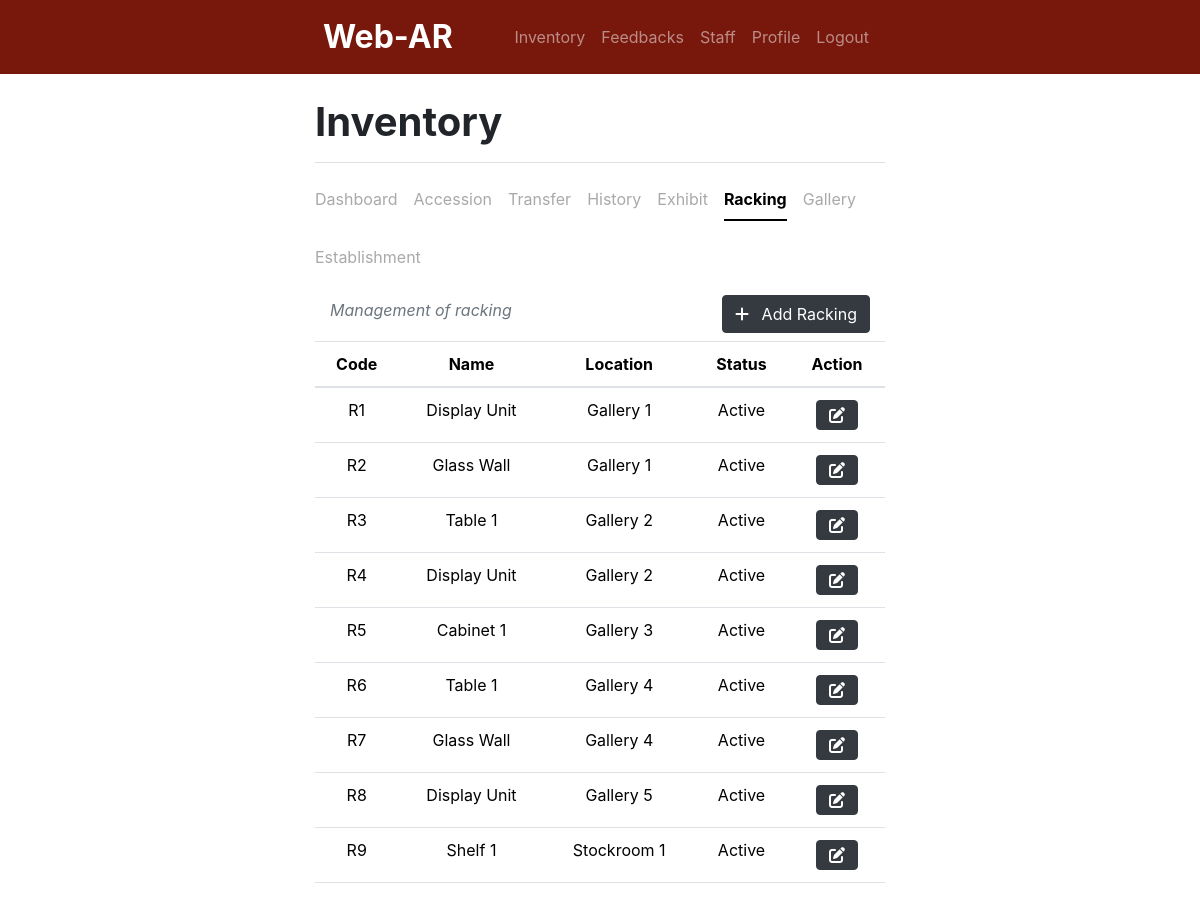
Page /inventory/racking.php (signed in) on the committed database.
### tables this page shows
CREATE TABLE `racking` (
  `ID` int(11) NOT NULL,
  `rackingCode` varchar(255) NOT NULL,
  `rackingName` text NOT NULL,
  `galleryCode` varchar(255) NOT NULL,
  `isActive` tinyint(1) DEFAULT 1 COMMENT '1 - active; 0 - inactive1 - active; 0 - inactive'
);

CREATE TABLE `gallery` (
  `ID` int(11) NOT NULL,
  `galleryCode` varchar(255) NOT NULL,
  `galleryName` text NOT NULL,
  `establishmentCode` varchar(255) NOT NULL,
  `isActive` tinyint(1) NOT NULL DEFAULT 1 COMMENT '1 - active; 0 - inactive'
);

### inventory/racking.php (the view, shortened to what this page needs)
<?php
    include '../header.php';
    include 'navbar.php';
    include '../db_connect.php';
    include 'i_nav.php';
?>
<div class="container w-50">
    <div class="container d-flex justify-content-between align-items-center text-muted fst-italic">
        <p class="text-muted fst-italic">Management of racking</p>
        <button class="btn btn-dark mb-2" href="#" data-bs-toggle="modal" data-bs-target="#addRackingModal" role="button">
            <i class="fa-solid fa-plus"></i>
            <span class="ms-2">Add Racking</span>
        </button>
    </div>
    <div class="table-responsive">
        <table class="table table-hover">
            <thead class="text-center">
                <tr>
                    <th scope="col">Code</th>
                    <th scope="col">Name</th>
                    <th scope="col">Location</th>
                    <th scope="col">Status</th>
                    <th scope="col">Action</th>
                </tr>
            </thead>
            <tbody>
                <?php
                    $q = "SELECT racking.*, gallery.galleryName
                    FROM racking
                    JOIN gallery ON racking.galleryCode = gallery.galleryCode";
                    $r = mysqli_query($conn, $q);
                    while ($row = mysqli_fetch_assoc($r)) {
                        $rackingCode        = $row['rackingCode'];
                        $rackingName        = $row['rackingName'];
                        $galleryName        = $row['galleryName'];
                        $rackingStatus      = $row['isActive'];
                        $statusText = ($rackingStatus == 1) ? "Active" : "Inactive";
                        ?>
                    <tr>
                        <td class="text-center"><?php echo $rackingCode; ?></td>
                        <td class="text-center"><?php echo $rackingName; ?></td>
                        <td class="text-center"><?php echo $galleryName ; ?></td>
                        <td class="text-center"><?php echo $statusText; ?></td>
                        <td>
                            <div class="text-center">
                                <button type="button" class="btn btn-dark" data-bs-toggle="modal" data-bs-target="#editRackingModal<?php echo $rackingCode; ?>">
                                    <div class="d-flex align-items-center">
                                        <i class="fa-solid fa-pen-to-square"></i>
                                    </div>
                                </button>
                            </div>
                        </td>
                    </tr>
                <?php
                    }
                ?>
            </tbody>
        </table>
    </div>
</div>

### rows in the picture
racking: rackingCode "R1", rackingName "Display Unit", galleryCode.galleryName "Gallery 1", isActive "Active"
racking: rackingCode "R2", rackingName "Glass Wall", galleryCode.galleryName "Gallery 1", isActive "Active"
racking: rackingCode "R3", rackingName "Table 1", galleryCode.galleryName "Gallery 2", isActive "Active"
racking: rackingCode "R4", rackingName "Display Unit", galleryCode.galleryName "Gallery 2", isActive "Active"
racking: rackingCode "R5", rackingName "Cabinet 1", galleryCode.galleryName "Gallery 3", isActive "Active"
racking: rackingCode "R6", rackingName "Table 1", galleryCode.galleryName "Gallery 4", isActive "Active"
racking: rackingCode "R7", rackingName "Glass Wall", galleryCode.galleryName "Gallery 4", isActive "Active"
racking: rackingCode "R8", rackingName "Display Unit", galleryCode.galleryName "Gallery 5", isActive "Active"
racking: rackingCode "R9", rackingName "Shelf 1", galleryCode.galleryName "Stockroom 1", isActive "Active"
